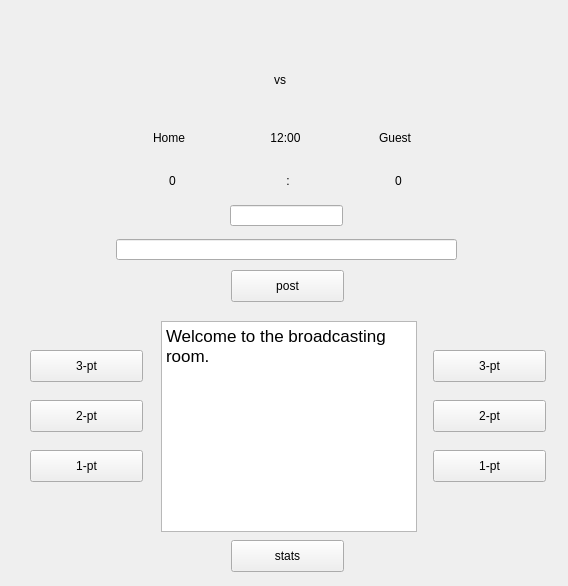
<?xml version="1.0" encoding="UTF-8"?>
<ui version="4.0">
 <class>MainWindow</class>
 <widget class="QMainWindow" name="MainWindow">
  <property name="geometry">
   <rect>
    <x>0</x>
    <y>0</y>
    <width>568</width>
    <height>586</height>
   </rect>
  </property>
  <property name="windowTitle">
   <string>MainWindow</string>
  </property>
  <widget class="QWidget" name="centralwidget">
   <widget class="QTextBrowser" name="textBrowser">
    <property name="geometry">
     <rect>
      <x>161</x>
      <y>321</y>
      <width>256</width>
      <height>211</height>
     </rect>
    </property>
    <property name="html">
     <string>&lt;!DOCTYPE HTML PUBLIC &quot;-//W3C//DTD HTML 4.0//EN&quot; &quot;http://www.w3.org/TR/REC-html40/strict.dtd&quot;&gt;
&lt;html&gt;&lt;head&gt;&lt;meta name=&quot;qrichtext&quot; content=&quot;1&quot; /&gt;&lt;style type=&quot;text/css&quot;&gt;
p, li { white-space: pre-wrap; }
&lt;/style&gt;&lt;/head&gt;&lt;body style=&quot; font-family:'.SF NS Text'; font-size:13pt; font-weight:400; font-style:normal;&quot;&gt;
&lt;p style=&quot; margin-top:0px; margin-bottom:0px; margin-left:0px; margin-right:0px; -qt-block-indent:0; text-indent:0px;&quot;&gt;Welcome to the broadcasting room.&lt;/p&gt;&lt;/body&gt;&lt;/html&gt;</string>
    </property>
   </widget>
   <widget class="QLineEdit" name="input_new_line">
    <property name="geometry">
     <rect>
      <x>116</x>
      <y>239</y>
      <width>341</width>
      <height>21</height>
     </rect>
    </property>
   </widget>
   <widget class="QPushButton" name="post">
    <property name="geometry">
     <rect>
      <x>231</x>
      <y>270</y>
      <width>113</width>
      <height>32</height>
     </rect>
    </property>
    <property name="text">
     <string>post</string>
    </property>
   </widget>
   <widget class="QLabel" name="home_icon">
    <property name="geometry">
     <rect>
      <x>113</x>
      <y>45</y>
      <width>111</width>
      <height>71</height>
     </rect>
    </property>
    <property name="styleSheet">
     <string notr="true">border-image: url(:/figure_lucy/America.png);</string>
    </property>
    <property name="text">
     <string/>
    </property>
   </widget>
   <widget class="QLabel" name="vs_main">
    <property name="geometry">
     <rect>
      <x>274</x>
      <y>64</y>
      <width>21</width>
      <height>31</height>
     </rect>
    </property>
    <property name="styleSheet">
     <string notr="true">font: 20pt &quot;American Typewriter&quot;;</string>
    </property>
    <property name="text">
     <string>vs</string>
    </property>
   </widget>
   <widget class="QLabel" name="guest_icon">
    <property name="geometry">
     <rect>
      <x>343</x>
      <y>45</y>
      <width>111</width>
      <height>71</height>
     </rect>
    </property>
    <property name="styleSheet">
     <string notr="true">border-image: url(:/figure_lucy/China.png);</string>
    </property>
    <property name="text">
     <string/>
    </property>
   </widget>
   <widget class="QLabel" name="Guest_label_main">
    <property name="geometry">
     <rect>
      <x>379</x>
      <y>130</y>
      <width>41</width>
      <height>16</height>
     </rect>
    </property>
    <property name="text">
     <string>Guest</string>
    </property>
   </widget>
   <widget class="QLabel" name="Home_label_main">
    <property name="geometry">
     <rect>
      <x>153</x>
      <y>130</y>
      <width>41</width>
      <height>16</height>
     </rect>
    </property>
    <property name="text">
     <string>Home</string>
    </property>
   </widget>
   <widget class="QLabel" name="guest_score">
    <property name="geometry">
     <rect>
      <x>378</x>
      <y>170</y>
      <width>41</width>
      <height>21</height>
     </rect>
    </property>
    <property name="styleSheet">
     <string notr="true">font: 18pt &quot;Arial Black&quot;;</string>
    </property>
    <property name="text">
     <string>0</string>
    </property>
    <property name="alignment">
     <set>Qt::AlignCenter</set>
    </property>
   </widget>
   <widget class="QLabel" name="home_score">
    <property name="geometry">
     <rect>
      <x>152</x>
      <y>170</y>
      <width>41</width>
      <height>21</height>
     </rect>
    </property>
    <property name="styleSheet">
     <string notr="true">font: 18pt &quot;Arial Black&quot;;</string>
    </property>
    <property name="text">
     <string>0</string>
    </property>
    <property name="alignment">
     <set>Qt::AlignCenter</set>
    </property>
   </widget>
   <widget class="QLabel" name="colon">
    <property name="geometry">
     <rect>
      <x>280</x>
      <y>170</y>
      <width>16</width>
      <height>21</height>
     </rect>
    </property>
    <property name="styleSheet">
     <string notr="true">font: 18pt &quot;Arial Black&quot;;</string>
    </property>
    <property name="text">
     <string>:</string>
    </property>
    <property name="alignment">
     <set>Qt::AlignCenter</set>
    </property>
   </widget>
   <widget class="QPushButton" name="home_three">
    <property name="geometry">
     <rect>
      <x>30</x>
      <y>350</y>
      <width>113</width>
      <height>32</height>
     </rect>
    </property>
    <property name="text">
     <string>3-pt</string>
    </property>
   </widget>
   <widget class="QPushButton" name="home_two">
    <property name="geometry">
     <rect>
      <x>30</x>
      <y>400</y>
      <width>113</width>
      <height>32</height>
     </rect>
    </property>
    <property name="text">
     <string>2-pt</string>
    </property>
   </widget>
   <widget class="QPushButton" name="home_one">
    <property name="geometry">
     <rect>
      <x>30</x>
      <y>450</y>
      <width>113</width>
      <height>32</height>
     </rect>
    </property>
    <property name="text">
     <string>1-pt</string>
    </property>
   </widget>
   <widget class="QPushButton" name="guest_three">
    <property name="geometry">
     <rect>
      <x>433</x>
      <y>350</y>
      <width>113</width>
      <height>32</height>
     </rect>
    </property>
    <property name="text">
     <string>3-pt</string>
    </property>
   </widget>
   <widget class="QPushButton" name="guest_two">
    <property name="geometry">
     <rect>
      <x>433</x>
      <y>400</y>
      <width>113</width>
      <height>32</height>
     </rect>
    </property>
    <property name="text">
     <string>2-pt</string>
    </property>
   </widget>
   <widget class="QPushButton" name="guest_one">
    <property name="geometry">
     <rect>
      <x>433</x>
      <y>450</y>
      <width>113</width>
      <height>32</height>
     </rect>
    </property>
    <property name="text">
     <string>1-pt</string>
    </property>
   </widget>
   <widget class="QLabel" name="time">
    <property name="geometry">
     <rect>
      <x>250</x>
      <y>130</y>
      <width>71</width>
      <height>16</height>
     </rect>
    </property>
    <property name="styleSheet">
     <string notr="true">font: 18pt &quot;Arial Black&quot;;</string>
    </property>
    <property name="text">
     <string>12:00</string>
    </property>
    <property name="alignment">
     <set>Qt::AlignCenter</set>
    </property>
   </widget>
   <widget class="QLineEdit" name="input_time">
    <property name="geometry">
     <rect>
      <x>230</x>
      <y>205</y>
      <width>113</width>
      <height>21</height>
     </rect>
    </property>
    <property name="alignment">
     <set>Qt::AlignCenter</set>
    </property>
   </widget>
   <widget class="QPushButton" name="show_stats">
    <property name="geometry">
     <rect>
      <x>231</x>
      <y>540</y>
      <width>113</width>
      <height>32</height>
     </rect>
    </property>
    <property name="text">
     <string>stats</string>
    </property>
   </widget>
  </widget>
 </widget>
 <resources>
  <include location="picture_lucy.qrc"/>
 </resources>
 <connections/>
</ui>
